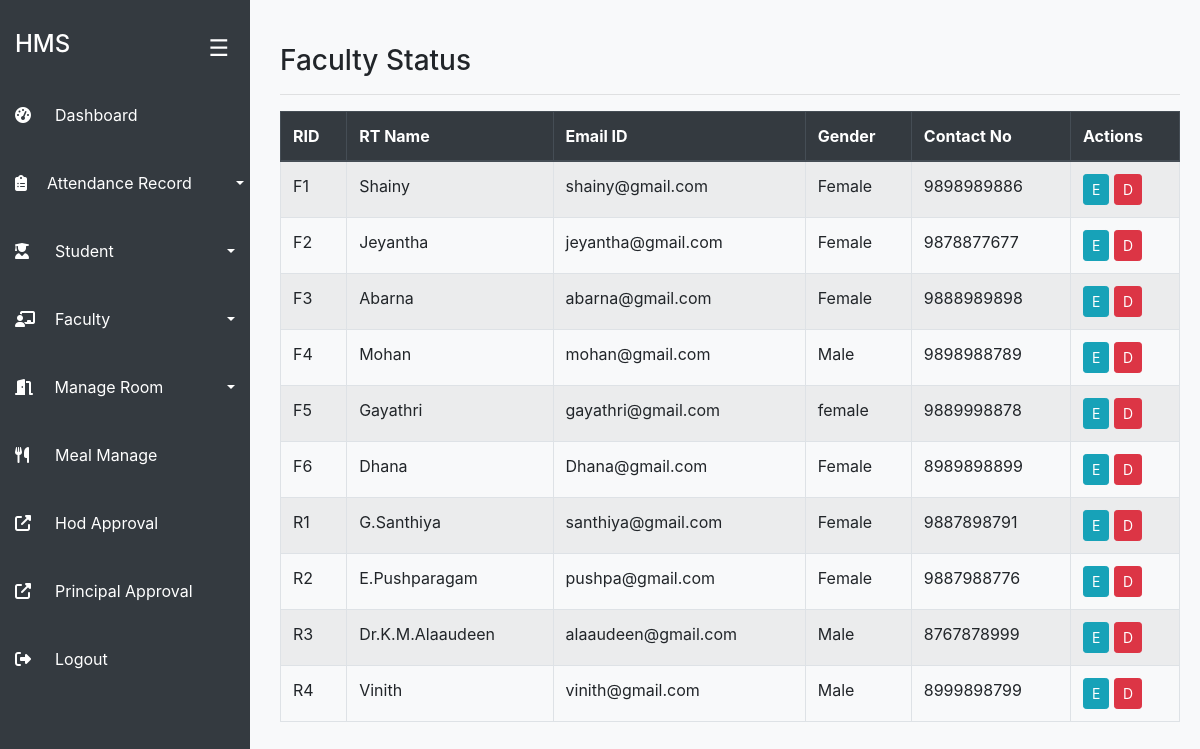
The page /admin/view_teachers.php (signed in) on the database its author committed.
### tables this page shows
CREATE TABLE `teachers` (
  `rid` varchar(255) NOT NULL,
  `name` varchar(255) NOT NULL,
  `email` varchar(255) NOT NULL,
  `password` varchar(255) NOT NULL,
  `gender` varchar(255) NOT NULL,
  `mobile` varchar(255) NOT NULL,
  `department` varchar(200) NOT NULL,
  `current_year` varchar(200) NOT NULL
);

### admin/view_teachers.php (the view, shortened to what this page needs)
<!DOCTYPE html>
<html lang="en">
<head>
    <link rel="stylesheet" href="https://stackpath.bootstrapcdn.com/bootstrap/4.3.1/css/bootstrap.min.css">
</head>
<body style="background-color: #f8f9fa;">
<?php include('sidebar.php'); ?>
<br>
<div class="main-content" style="margin-left: 260px; padding: 20px;">
    <div class="">
        <h3>Faculty Status</h3>
        <hr>
        <table class="table table-bordered table-striped">
            <thead class="thead-dark">
                <tr>
                    <th>RID</th>
                    <th>RT Name</th>
                    <th>Email ID</th>
                    <th>Gender</th>
                    <th>Contact No</th>
                    <th>Actions</th>
                </tr>
            </thead>
            <tbody>
                <?php
                $query = "SELECT * FROM teachers ORDER BY rid ASC";
                $query_run = mysqli_query($connection, $query);
                if (mysqli_num_rows($query_run) > 0) {
                    while ($row = mysqli_fetch_assoc($query_run)) {
                        echo "<tr>
                                <td>{$row['rid']}</td>
                                <td>{$row['name']}</td>
                                <td>{$row['email']}</td>
                                <td>{$row['gender']}</td>
                                <td>{$row['mobile']}</td>
                                <td>
                                    <a href='edit_teacher.php?id={$row['rid']}' class='btn btn-info btn-sm'>E</a>
                                    <a href='delete_teacher.php?id={$row['rid']}' class='btn btn-danger btn-sm' onclick='return confirm(\"Are you sure you want to delete this faculty?\")'>D</a>
                                </td>
                              </tr>";
                    }
                } else {
                    echo "<tr><td colspan='8' class='text-center'>No faculty found.</td></tr>";
                }
                ?>
            </tbody>
        </table>
    </div>
</div>
</body>
</html>

### admin/view_teachers.php (style rules this page uses)
.main-content { margin-left: 260px; padding: 20px; transition: all 0.3s ease; }

### admin/sidebar.php (style rules this page uses)
.main-content { margin-left: 250px; transition: margin-left 0.3s ease-in-out; padding: 20px; }

### rows shown on the page
teachers: rid "F1", name "Shainy", email "shainy@gmail.com", gender "Female", mobile "9898989886"
teachers: rid "F2", name "Jeyantha", email "jeyantha@gmail.com", gender "Female", mobile "9878877677"
teachers: rid "F3", name "Abarna", email "abarna@gmail.com", gender "Female", mobile "9888989898"
teachers: rid "F4", name "Mohan", email "mohan@gmail.com", gender "Male", mobile "9898988789"
teachers: rid "F5", name "Gayathri", email "gayathri@gmail.com", gender "female", mobile "9889998878"
teachers: rid "F6", name "Dhana", email "Dhana@gmail.com", gender "Female", mobile "8989898899"
teachers: rid "R1", name "G.Santhiya", email "santhiya@gmail.com", gender "Female", mobile "9887898791"
teachers: rid "R2", name "E.Pushparagam", email "pushpa@gmail.com", gender "Female", mobile "9887988776"
teachers: rid "R3", name "Dr.K.M.Alaaudeen", email "alaaudeen@gmail.com", gender "Male", mobile "8767878999"
teachers: rid "R4", name "Vinith", email "vinith@gmail.com", gender "Male", mobile "8999898799"
